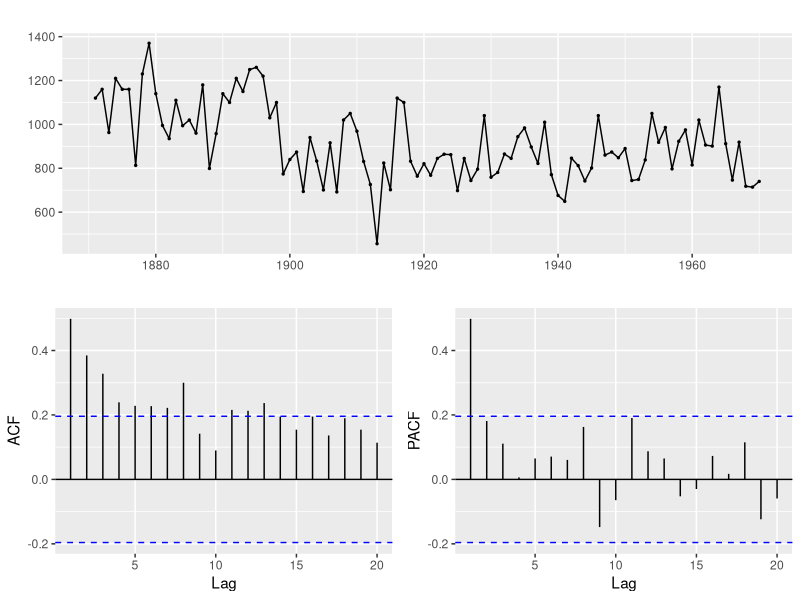
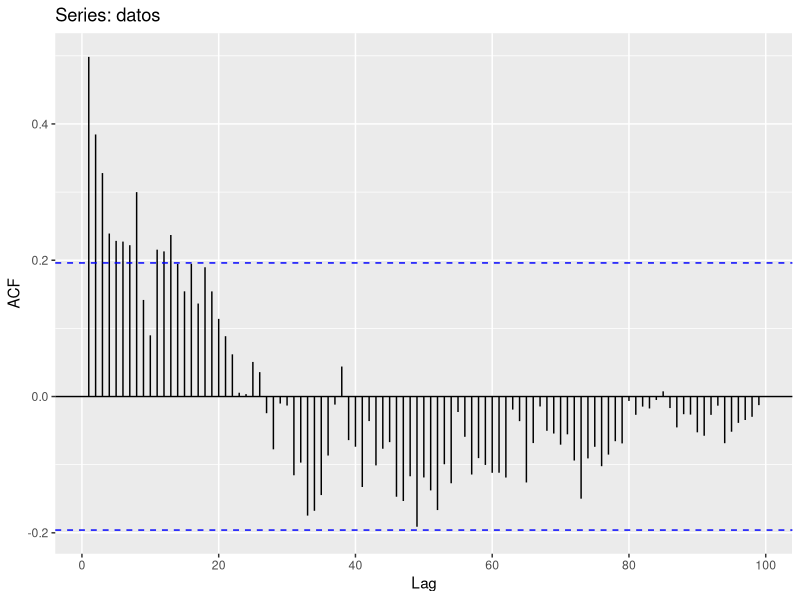
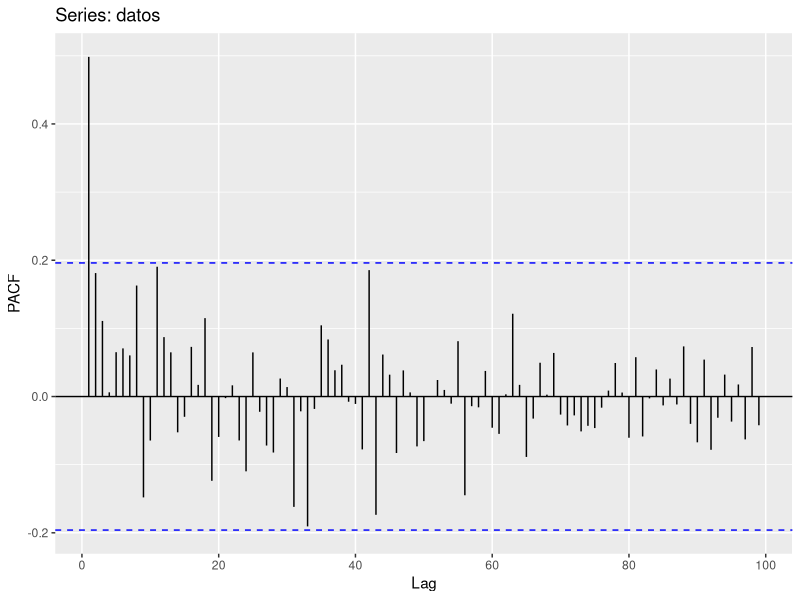
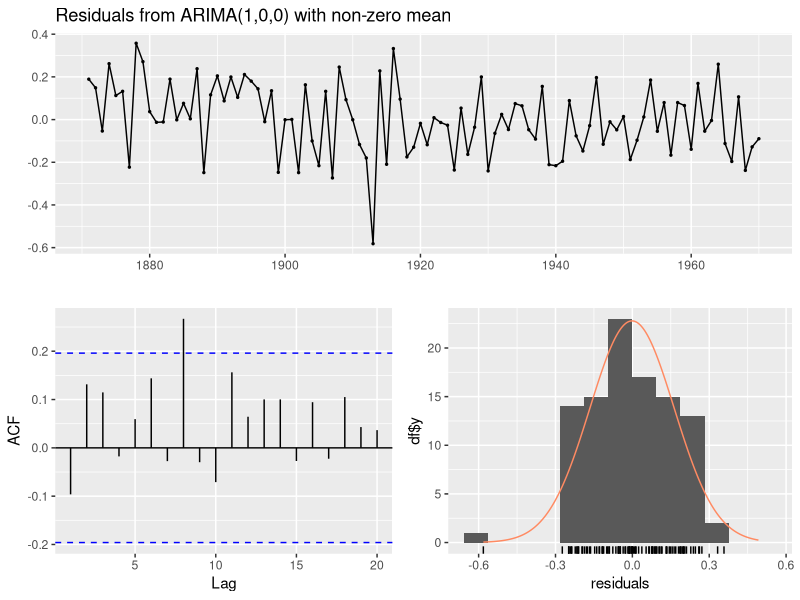
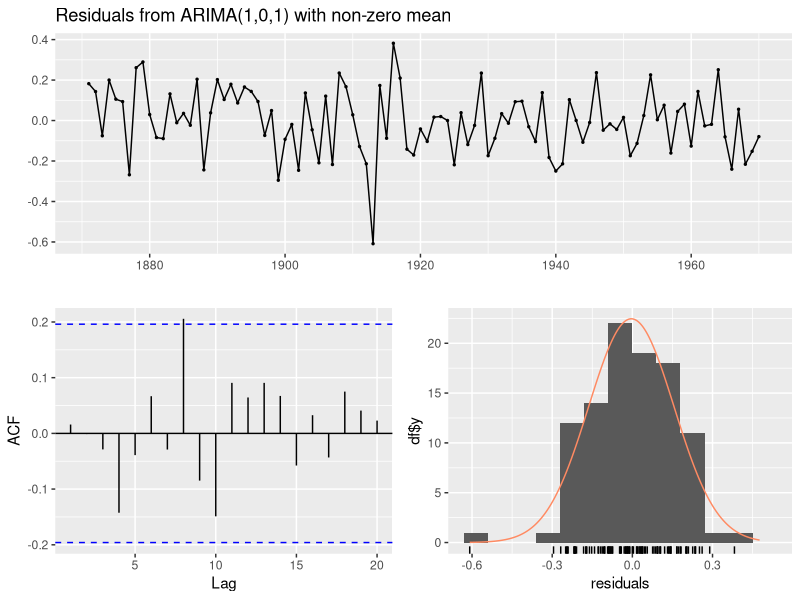
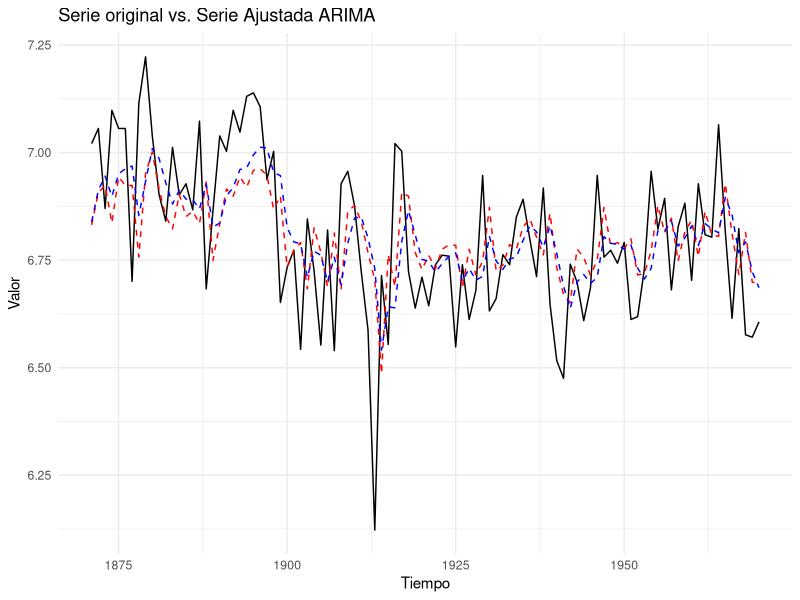
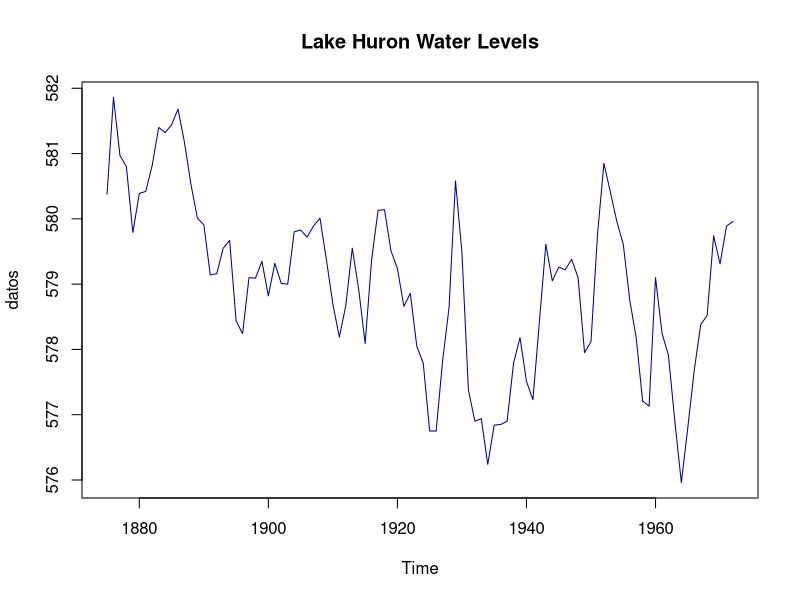
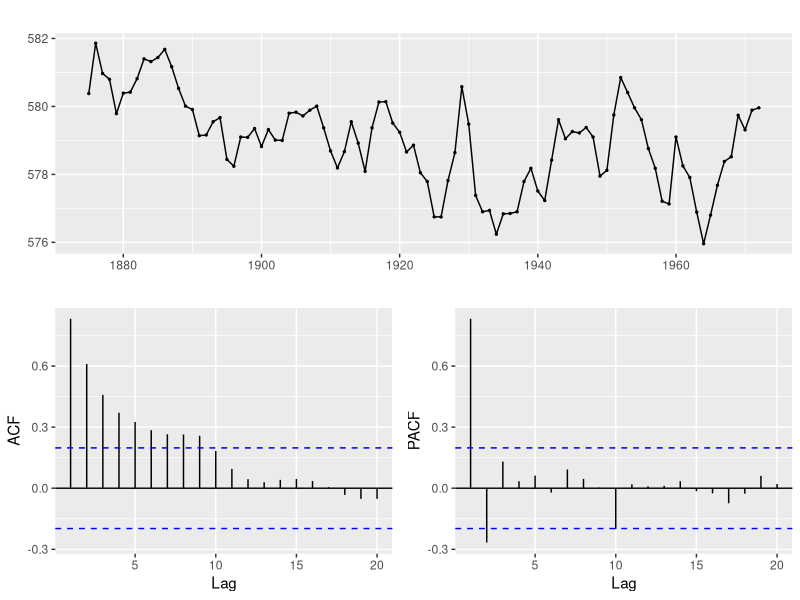

Source code (R) for these figures, in order: (Note: this script raises an error after producing the figures.)
library(forecast)
library(tseries)
library(ggplot2)
library(ggfortify)
library(quantmod)
library(caTools)
library(Metrics)
library(tidyverse)

###Rio Nilo
data("Nile")

datos<-Nile
ggtsdisplay(datos)

##ACF
ggAcf(datos, lag=101)

##PACF
ggPacf(datos, lag=101)


datos<-log(datos)

###Necesito diferenciar?

adf.test(log(datos))


#| #Model         | ACF                                              | PACF pattern                                     | Interpretation           |
# | ------------- | ------------------------------------------------| ----------------------- -------------------------| ------------------------ |
# | **AR(p)**     | Decaimiento gradual expo y/o forma sinudal      | Correlaciones significativas hasta el lag  *p*   | (PACF) se corta el lag hasta el p→ orden p |
# | **MA(q)**     | Correlaciones significativas hasta el lag *q*   | Decaimiento gradual expo y/o forma sinudal            | (ACF) se corta el lag q → orden q  |
# | **ARMA(p,q)** | Se observan decaimineto gradualmente           |  Se observan decaimiento gradualmente            | Mixed process            |



##Ajustamos el modelo

fit_RN <- arima(datos, order = c(1,0,0))
summary(fit_RN)
checkresiduals(fit_RN)


fit_RN_1 <- arima(datos, order = c(1,0,1))
summary(fit_RN_1)
checkresiduals(fit_RN_1)

###Graficamos para ver si nuestra serie se parece
autoplot(datos, series = "Serie original") +
  autolayer(fitted(fit_RN), series = "ARIMA ajustado", linetype = "dashed", color = "red") +
  autolayer(fitted(fit_RN_1), series = "ARIMA ajustado", linetype = "dashed", color = "blue") +
  ggtitle("Serie original vs. Serie Ajustada ARIMA") +
  ylab("Valor") + xlab("Tiempo") +
  theme_minimal()

###Checar

###Lago Huron

data("LakeHuron")

datos<-LakeHuron
plot(datos, main = "Lake Huron Water Levels", col = "darkblue")

###
ggtsdisplay(datos)



##ACF
ggAcf(datos, lag=101)

##PACF
ggPacf(datos, lag=101)



###Necesito diferenciar?

adf.test(datos)



###
datos_dif<-diff(datos)
ggtsdisplay(datos_dif)


adf.test(datos_dif)

##Ajustamos el modelo

fit_LH <- arima(datos_dif, order = c(2,0,1))
summary(fit_LH)
checkresiduals(fit_LH)


###Graficamos para ver si nuestra serie se parece
autoplot(datos_dif, series = "Serie original") +
  autolayer(fitted(fit_LH), series = "ARIMA ajustado", linetype = "dashed", color = "red") +
  ggtitle("Serie original vs. Serie Ajustada ARIMA") +
  ylab("Valor") + xlab("Tiempo") +
  theme_minimal()





###Jhonson


data("JohnsonJohnson")

datos<-JohnsonJohnson

plot(JohnsonJohnson, main = "Johnson & Johnson", col = "purple")



###
ggtsdisplay(datos)



##ACF
ggAcf(datos, lag=101)

##PACF
ggPacf(datos, lag=101)



###Necesito diferenciar?

adf.test(datos)



###Realmente necesito diferenciar?


adf.test(log(datos))
ggtsdisplay(log(datos))
plot(decompose(log(datos)))

datos_dif_2<-diff(datos, lag = 2)

adf.test(datos_dif_2)
ggtsdisplay(datos_dif_2)

checkresiduals(datos_dif_2)




##Ajustamos el modelo

fit_JJ <- arima(datos_dif_2, order = c(3,0,1))
summary(fit_JJ)
checkresiduals(fit_JJ)


fit_JJ_1 <- arima(log(datos), order = c(0,0,1))
summary(fit_JJ_1)
checkresiduals(fit_JJ_1)

###Graficamos para ver si nuestra serie se parece
autoplot(log(datos), series = "Serie original") +
  autolayer(fitted(fit_JJ_1), series = "ARIMA ajustado", linetype = "dashed", color = "blue")+
  autolayer(fitted(fit_JJ), series = "ARIMA ajustado", linetype = "dashed", color = "red") +
  ggtitle("Serie original vs. Serie Ajustada ARIMA") +
  ylab("Valor") + xlab("Tiempo") +
  theme_minimal()
